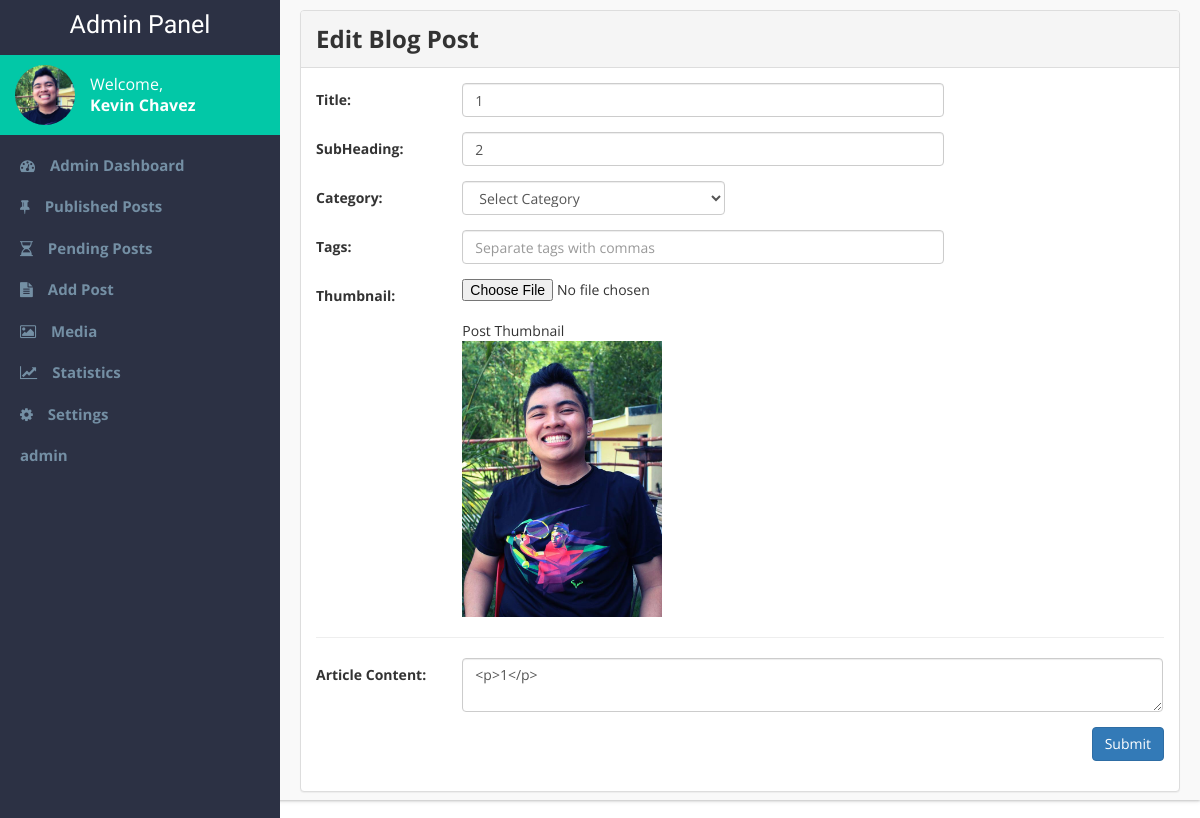
/admin-pages/edit-entry.php?id=24 (signed in), run on the app's committed database.
### tables this page shows
CREATE TABLE `blog_post` (
  `blog_id` int(11) NOT NULL,
  `title` varchar(100) NOT NULL,
  `subheading` varchar(255) DEFAULT NULL,
  `thumbnail` varchar(255) NOT NULL,
  `article` text NOT NULL,
  `meta_desc` varchar(155) DEFAULT NULL,
  `author_id` int(11) NOT NULL,
  `date_created` varchar(255) NOT NULL,
  `time_created` varchar(255) NOT NULL,
  `date_published` varchar(255) DEFAULT NULL,
  `time_published` varchar(255) DEFAULT NULL,
  `month_published` varchar(255) DEFAULT NULL,
  `year_published` varchar(255) DEFAULT NULL,
  `featured` tinyint(1) DEFAULT NULL,
  `enabled` tinyint(1) DEFAULT NULL,
  `comment_id` int(11) NOT NULL,
  `comments_enabled` tinyint(1) DEFAULT NULL,
  `comments_count` int(11) DEFAULT NULL,
  `views` int(11) DEFAULT NULL,
  `date_modified` varchar(255) DEFAULT NULL,
  `time_modified` varchar(255) DEFAULT NULL,
  `category_id` int(11) NOT NULL,
  `approved` tinyint(1) NOT NULL,
  `denied` tinyint(1) DEFAULT NULL,
  `admin_remarks` text
);

### admin-pages/admin-panel.php (the view, shortened to what this page needs)
<?php
	function show_category() {
		require '../connection.php';
		$sql = "SELECT name
				FROM blog_categories ORDER BY name ASC";
		$result = mysqli_query($con,$sql);
		if (mysqli_num_rows($result) > 0) {
			echo "<select class='form-control' name='category' required>
				  <option value='' disabled selected>Select Category</option>
				 ";
			echo "</select>";
		}
	}
 ?>
<!DOCTYPE html>
<html>
<head>
	<?php require_once $_SERVER['DOCUMENT_ROOT'].'/capstone2/admin-pages/admin-links.php' ?>
</head>
<body>
	<div class='main-container'>
		<?php require_once $_SERVER['DOCUMENT_ROOT'].'/capstone2/admin-pages/admin-sidebar.php' ?>
		<div id='main-content' class='clearfix'>
			<?php display_content(); ?>
		</div>
	</div>
</body>
</html>

### admin-pages/edit-entry.php (shortened to what this page needs)
<?php
	function display_content() {
			require $_SERVER['DOCUMENT_ROOT'].'/capstone2/connection.php';
			mysqli_set_charset($con,'utf8');
			$get_id = $_GET['id'];
			$sql = "SELECT * FROM blog_post
					JOIN users ON(users.user_id = blog_post.author_id)
					JOIN blog_categories ON(blog_categories.category_id = blog_post.category_id)
					WHERE blog_id = '$get_id'";
			$result = mysqli_query($con,$sql);
			$row = mysqli_fetch_assoc($result);
			extract($row);
					$sql1 = "SELECT username from users
							WHERE user_id = '$user_id'";
					$result1 = mysqli_query($con,$sql1);
					$row1 = mysqli_fetch_assoc($result1);
					extract($row1);
					$sql2 = "SELECT name from blog_categories
								WHERE category_id = '$category_id'";
					$result2 = mysqli_query($con,$sql2);
					$row2 = mysqli_fetch_assoc($result2);
					extract($row2);
				?>
		<div id='edit-posts'>
			<div class="panel panel-default">
			  	<div class="panel-heading"><h3>Edit Blog Post</h3></div>
			  	<div class="panel-body">
				  	<form method="POST" class='form-horizontal' enctype='multipart/form-data'>
							<div class='form-group'>
								<label class='control-label col-sm-2'>Title: </label>
								<div class='col-sm-7'>
									<input type='text' name='title'  class='form-control' value='<?php echo $title ?>' required>
								</div>
							</div>
							<div class='form-group'>
								<label class='control-label col-sm-2'>SubHeading: </label>
								<div class='col-sm-7'>
									<input type='text' name='subheading'  class='form-control' value='<?php echo $subheading ?>' required>
								</div>
							</div>
							<div class='form-group'>
								<label class='control-label col-sm-2'>Category: </label>
								<div class='col-sm-4'>
									<?php show_category(); ?>
								</div>
							</div>
							<div class='form-group'>
								<label class='control-label col-sm-2'>Tags: </label>
								<div class='col-sm-7'>
									<input type='text' name='tags'  class='form-control' placeholder='Separate tags with commas' required>
								</div>
							</div>
							<div class='form-group'>
								<label class='control-label col-sm-2'>Thumbnail: </label>
								<div class='col-sm-4'>
									<input type='file' name='thumbnail' required><br>
									<figure>
										<figcaption>Post Thumbnail</figcaption>
										<img class='preview-thumb' src='<?php echo '../capstone2/'.$thumbnail ?>'>
									</figure>
								</div>
							</div>
							<hr>
							<div class='form-group'>
								<label class='control-label col-sm-2'>Article Content: </label>
								<div class='col-sm-10'>
									<textarea class='tinymce form-control' name='article_content'><?php echo $article ?></textarea>
								</div>
							</div>
							<div class='form-group'>
								<div class='col-sm-12'>
								<input type='submit' class='btn btn-primary float-right' name='update_post'>
								</div>
							</div>
					</form>
				</div>
		  	</div>
	  	</div>
		<?php
	}
	require_once $_SERVER['DOCUMENT_ROOT'].'/capstone2/admin-pages/admin-panel.php';
?>

### admin-pages/admin-panel.css (style rules this page uses)
* { box-sizing: border-box; }
.main-container { height: 100%; width: 100%; box-shadow: 0 1px 2px 0 rgba(0,0,0,0.16),0 1px 5px 0 rgba(0,0,0,0.12); padding: 0; font-family: 'Open Sans'; }
.clearfix:after { content: "."; display: block; clear: both; visibility: hidden; line-height: 0; height: 0; margin: 0; padding: 0; }
#main-content { background-color: #f9f9f9; padding: 10px 20px; margin-left: 280px; height: 100vh; }
.float-right { float: right; }
h1, h2, h3, h4, h5, h6 { margin: 5px 0; font-weight: 700; }
.preview-thumb { width: 200px; }
.form-horizontal .control-label { text-align: left; }
.col-sm-10 { width: 83.25%; }

### data on the page
blog_post: title "1", subheading "2", thumbnail (picture), article_content "<p>1</p>"

### other printed values
$_SESSION['firstname'] "Kevin"
$_SESSION['lastname'] "Chavez"
$_SESSION['username'] "admin"
